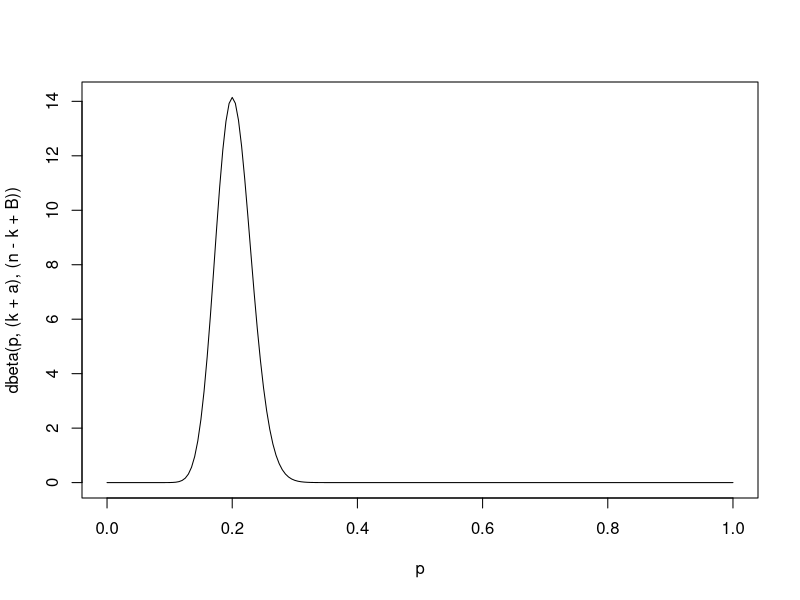
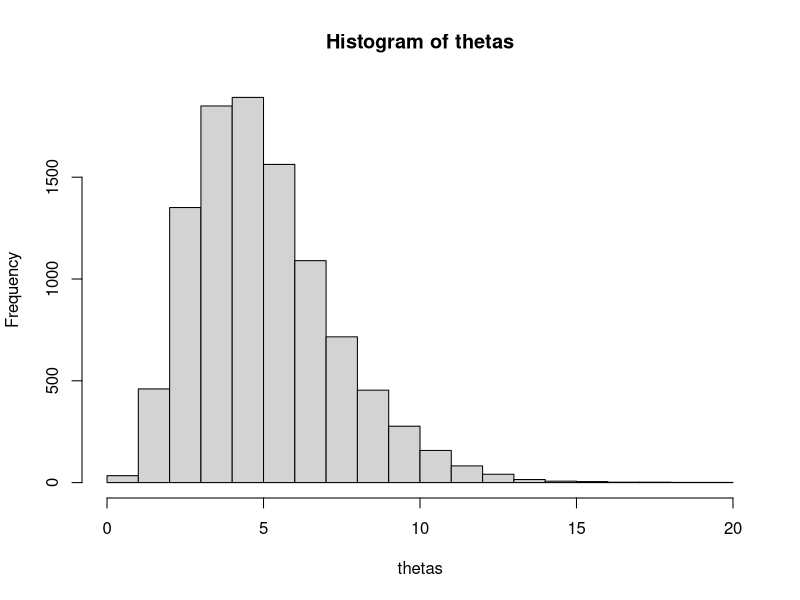
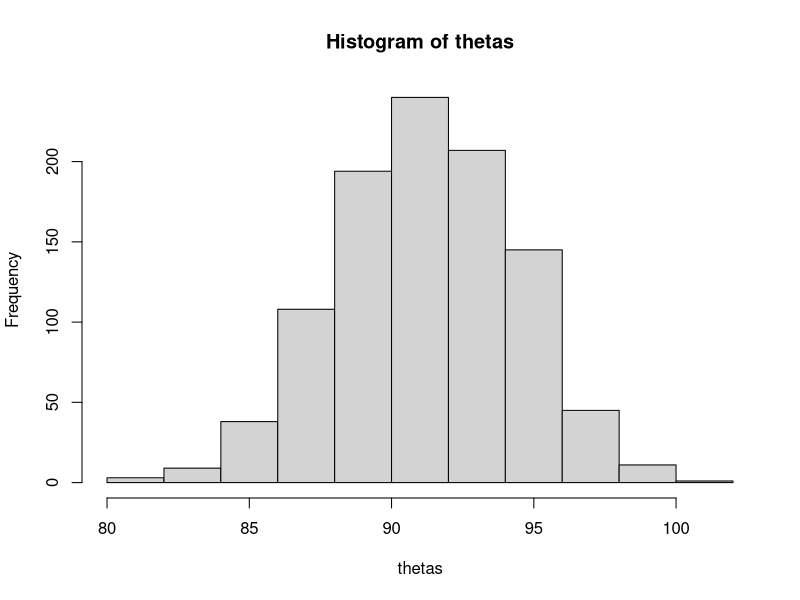
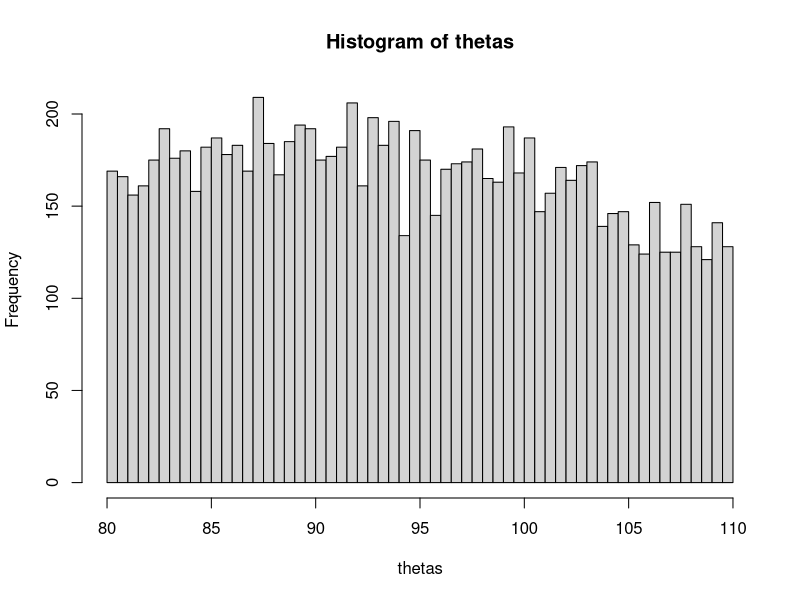
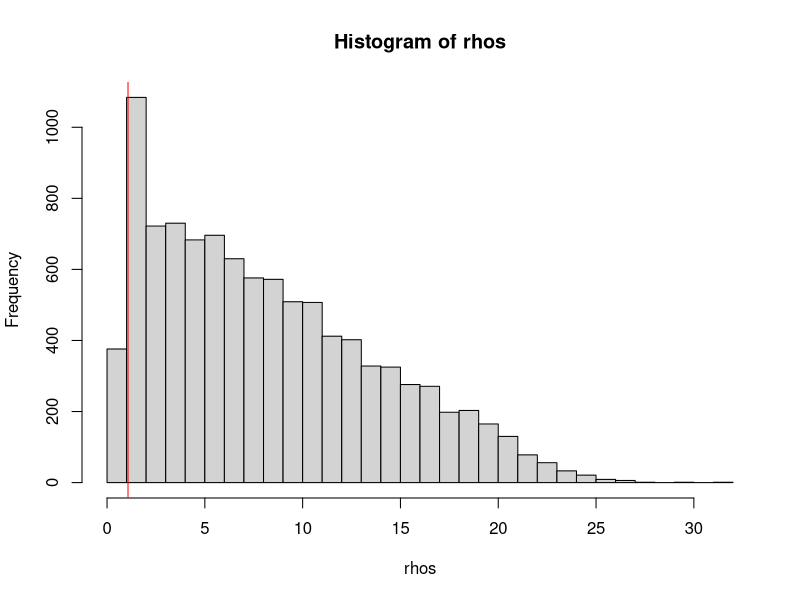
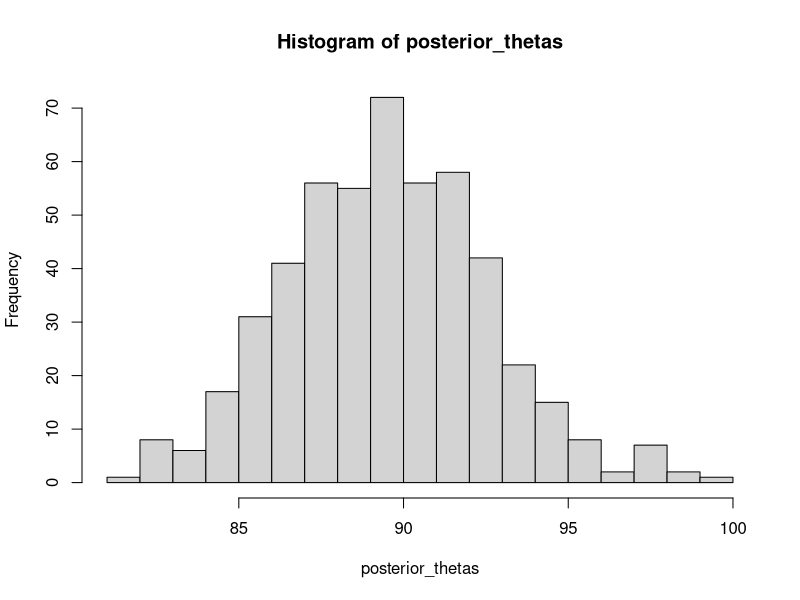
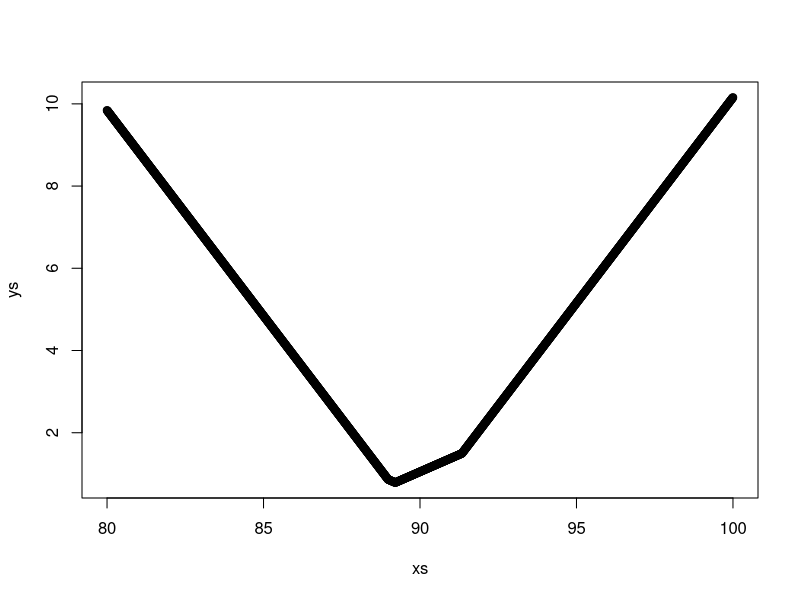

Generate these figures, in order, with R:
## ---- chunk 1
n = 200
k = 200 * 0.2
a = 1
B = 1
p = seq(0, 1, 0.005)

plot(p, dbeta(p,(k+a),(n-k+B)), type='l')

MAP <- (a - 1) / (a + B - 2)
print(MAP)

## ---- chunk 2
###
## ---- chunk 3
#...
## ---- chunk 4
simulateElephants <- function(param) rpois(n=1, lambda=param)
## ---- chunk 5
# Rejection algorithm
N <- 1e4

# data/observations
y <- 4

# function to simulate is called "simulateElephants"
thetas <- c()
while (length(thetas) <= N) {

        # 1. draw from prior (continuous, bounded, uniform)
        theta <- runif(1,0,20)

        # 2. simulate observations
        ysim <- simulateElephants(theta)

        # 3. accept/reject
        if (ysim == y) thetas <- c(thetas, theta)

}
## ---- chunk 6
hist(thetas)
quantile(thetas, c(0.025,0.25,0.5,0.75,0.975))
## ---- chunk 7
simulateWaterTemp <- function(param) rnorm(n=1, mean=param, sd=sqrt(10)) * rbeta(n=1, shape1=param^2, shape2=1/param)

## ---- chunk 8
# Rejection algorithm in the continuous case
N <- 1e3
y <- 91.3514
epsilon <- 1e-1 

# function to simulate is called "simulateWaterTemp"

# euclidean distance
rho <- function(x,y) sqrt((x-y)^2)

thetas <- c()
while (length(thetas) <= N) {

        # 1. draw from prior (continuous, bounded, uniform)
        theta <- runif(1, min=80, max=110)

        # 2. simulate observations
        ysim <- simulateWaterTemp(theta)

        # 3. accept/reject
        if (rho(ysim,y)<=epsilon) thetas <- c(thetas, theta)

}
## ---- chunk 9
print(mean(thetas))
print(var(thetas))
hist(thetas)
quantile(thetas, c(0.025,0.25,0.5,0.75,0.975))
## ---- chunk 10
# Rejection algorithm with proportions of simulations to accept
N <- 1e4
Y <- c(91.34, 89.21, 88.98)
th <- 0.05

# prior parameters
priorMean <- 90
priorVar <- 500
priorLowerLim <- 80
priorUpperLim <- 110


# function to simulate is called "simulateWaterTemp"

# distance function
rho <- function (x,Y) { (sum(sqrt((x - Y)^2)) / length(Y)) }

# simulate from prior and model
thetas <- c()
xs <- c()
while (length(thetas) <= N) {

        # 1. draw from prior (continuous, bounded, normal)
        theta <- 0
        # simulate prior until in range
        while ((theta < priorLowerLim) | (priorUpperLim < theta) ) {
          theta <- rnorm (n=1, mean=priorMean, sd = sqrt(priorVar))
        }
        thetas <- c(thetas, theta)

        # 2. simulate observations
        xsim <- simulateWaterTemp(theta)
        xs <- c(xs, xsim)
}

# compute distances and get percentile
rhos <- c()
for (x in xs) {
  rhos <- c(rhos, rho (x, Y))
}
rho_percentile <- quantile (rhos, probs=th)

# take only the top % with the least distance
posterior_thetas <- thetas[rhos < rho_percentile]
posterior_xs <- xs[rhos < rho_percentile]
## ---- chunk 11
hist(thetas,breaks=50)
## ---- chunk 12
hist(rhos, breaks=30)
abline(v=rho_percentile, col="red")
## ---- chunk 13
hist(posterior_thetas, breaks=20)
## ---- chunk 14
library(coda)
mean(posterior_thetas)
quantile(posterior_thetas, c(0.025,0.25,0.5,0.75,0.975))
HPDinterval(as.mcmc(posterior_thetas), prob=0.95)
## ---- chunk 15
xs <- seq(80,100,0.01)
ys <- c()
for (x in xs) {ys <- c(ys,rho(x,Y))}
plot (xs, ys)
